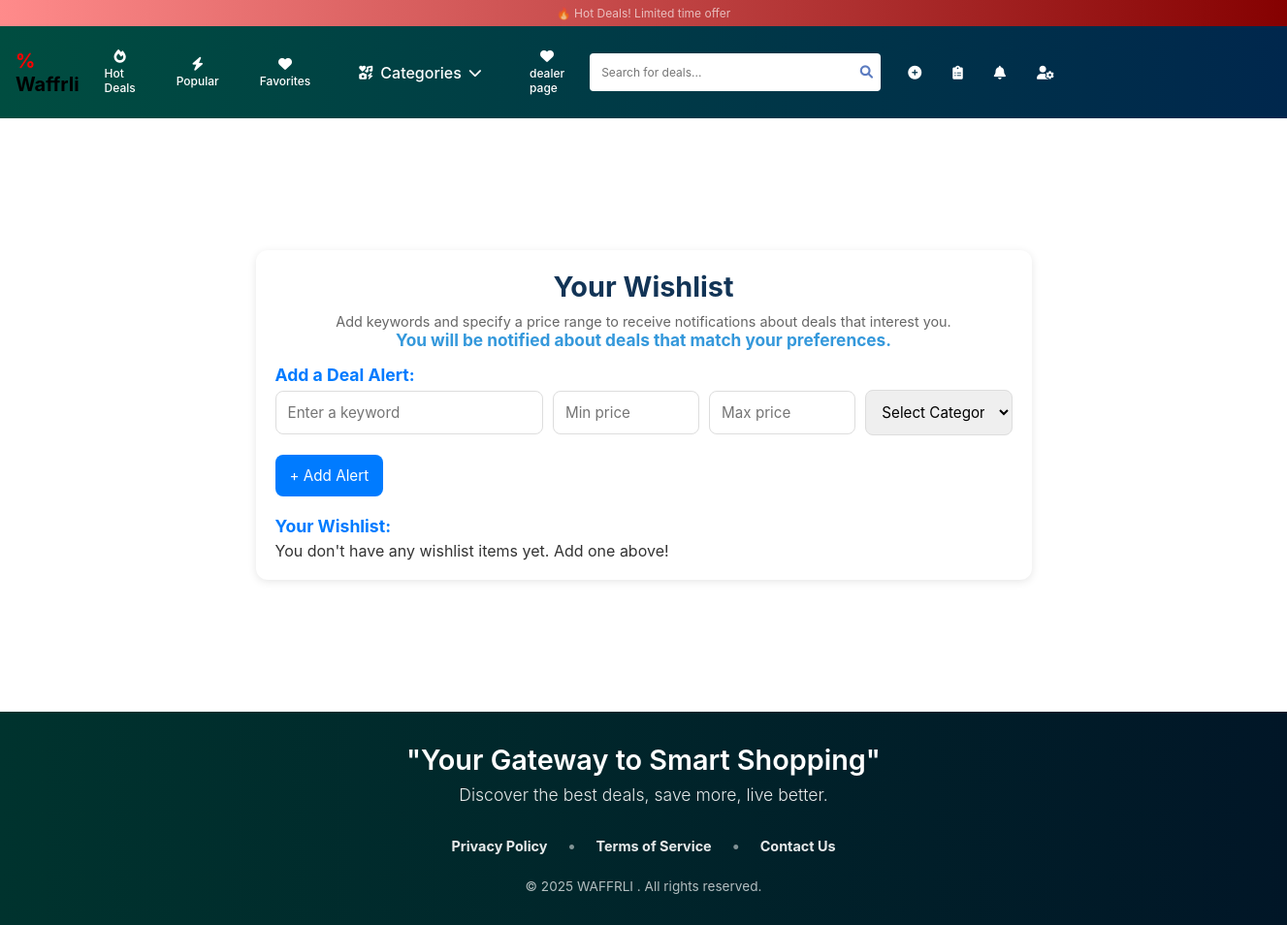
The app's page /wishlist/ (signed in), older data.
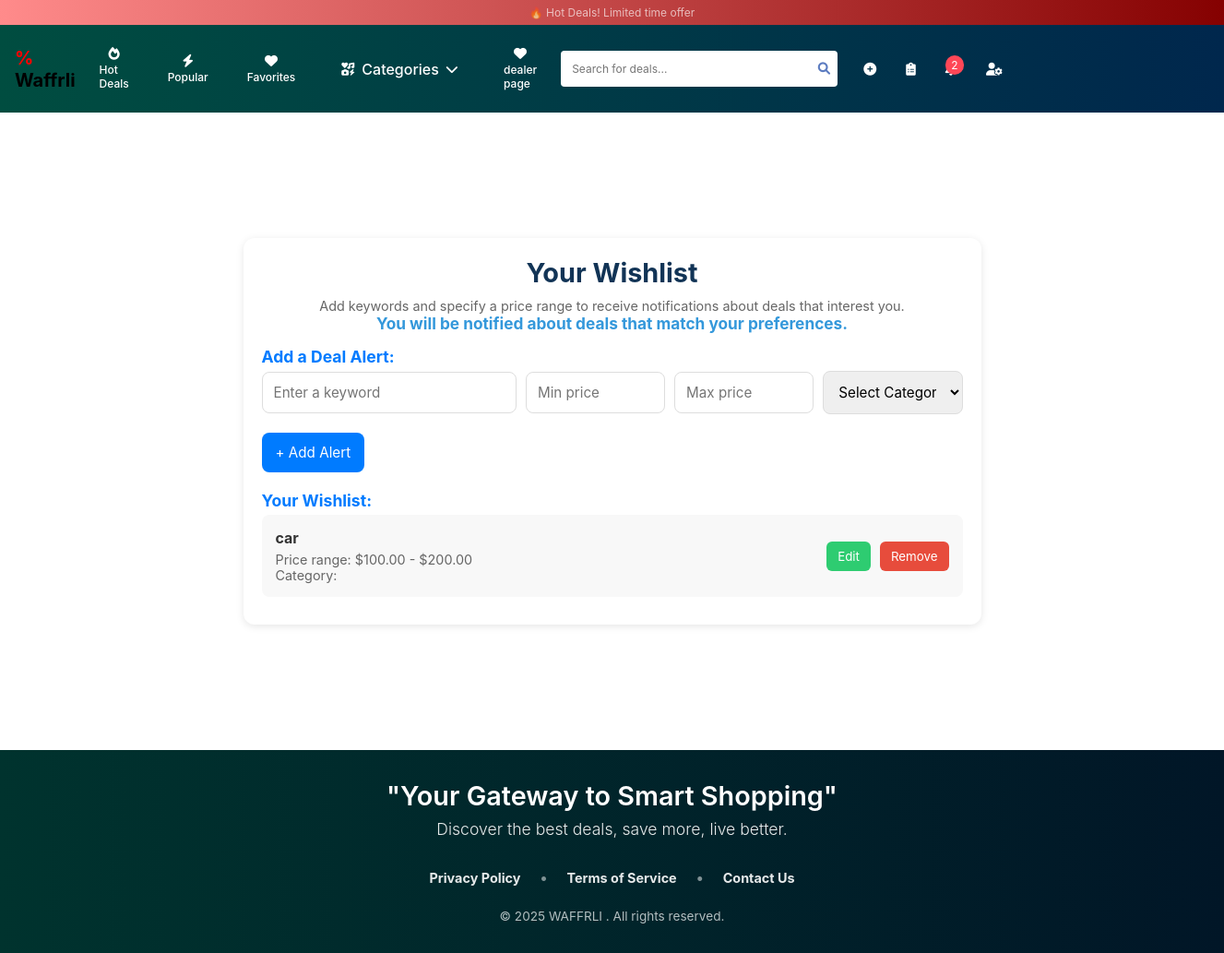
The same page, newer data.
### waffrli/models.py (models this page shows, shortened)
class WishlistItem(models.Model):
    user = models.ForeignKey(User, on_delete=models.CASCADE)
    keyword = models.CharField(max_length=100)
    min_price = models.DecimalField(max_digits=10, decimal_places=2)
    max_price = models.DecimalField(max_digits=10, decimal_places=2)
    category = models.CharField(max_length=50, blank=True)
    created_at = models.DateTimeField(auto_now_add=True)
    updated_at = models.DateTimeField(auto_now=True)
    class Meta:
        ordering = ['-created_at']

### waffrli/views.py (the view)
# urls.py: path('wishlist/', wishlist, name='wishlist'),
@login_required
def wishlist(request):
    wishlist_items = WishlistItem.objects.filter(user=request.user).order_by('-created_at')
    categories = Category.objects.all()
    unread_notification_count = Notification.objects.filter(user=request.user, is_read=False).count()
    context = {
        'wishlist_items': wishlist_items,
        'categories': categories,
        'unread_notification_count': unread_notification_count,
    }
    return render(request, 'wishlist.html', context)

### waffrli/context_processors.py (called while the page is built)
def category_list(request):
    return {'categories': Category.objects.all()}  # Makes categories available in all templates

### waffrli/templates/wishlist.html (shortened to what this page needs)
{% extends "base.html" %}
{% load static %} {% block content %}
<link href="{% static 'css/wishlist.css' %}" rel="stylesheet" />
<div class="wishlist-container">
  <h1>Your Wishlist</h1>
  <p class="instructions">
    Add keywords and specify a price range to receive notifications about deals
    that interest you.<br />
    <a href="#" class="alert-link"
      >You will be notified about deals that match your preferences.</a
    >
  </p>
  <div class="section-header">Add a Deal Alert:</div>
  <div class="input-group">
    <input id="keyword" type="text" placeholder="Enter a keyword" />
    <input id="minPrice" type="number" placeholder="Min price" />
    <input id="maxPrice" type="number" placeholder="Max price" />
    <select id="category">
      <option value="">Select Category</option>
    </select>
  </div>
  <div class="input-group">
    <button onclick="addWishlistItem()">+ Add Alert</button>
  </div>
  <div class="section-header">Your Wishlist:</div>
  <div id="wishlist" class="wishlist-list">
    {% if wishlist_items %}
      {% for item in wishlist_items %}
        <div class="wishlist-item" data-id="{{ item.id }}">
          <div class="wishlist-item-info">
            <div><strong>{{ item.keyword }}</strong></div>
            <div class="wishlist-item-details">
              Price range: ${{ item.min_price }} - ${{ item.max_price }}<br>
              Category: {{ item.category.name }}
            </div>
          </div>
          <div class="wishlist-item-actions">
            <button class="edit-btn" onclick="editWishlistItem(this)">Edit</button>
            <button class="remove-btn" onclick="removeWishlistItem(this)">Remove</button>
          </div>
        </div>
      {% endfor %}
    {% else %}
      <div class="empty-state" id="empty-wishlist">
        <p>You don't have any wishlist items yet. Add one above!</p>
      </div>
    {% endif %}
  </div>
</div>
{% endblock %}

Row changes from the older to the newer data that the page shows:
added WishlistItem: keyword "car", min_price "100.00", max_price "200.00"
Text that changed along with them:
{{ unread_notification_count }}: (not shown) → "2"
text no longer shown: "You don't have any wishlist items yet. Add one above!"
